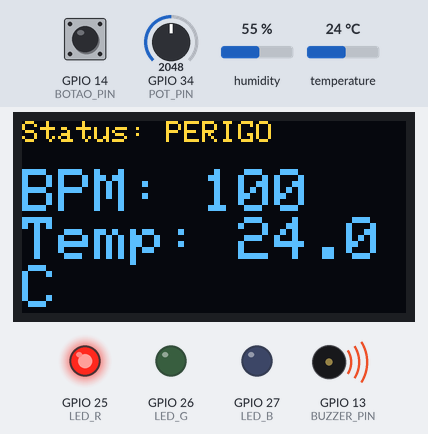
Bench run of a sketch on a simulated ESP32. Shown: 128×64 one-colour display, output pins drawn as LEDs (lit = HIGH), buzzer (waves = sounding). The inputs (shaded band) are chosen by the test bench; at power-on: temperature 24 °C, GPIO 34 (POT_PIN) = 2048, GPIO 14 (BOTAO_PIN) HIGH, humidity 55 %. The OLED is the two-colour kind (top 16 rows yellow); WiFi joins after 1.5 s; servers stay silent unless stated; random numbers use the default seed unless the sketch sets one; no MQTT or app messages arrive unless stated; what the sketch prints to the serial monitor is not drawn.

Above: at 2.7 s.
2.8 s: temperature set to 34.6 °C
At 4.4 s:
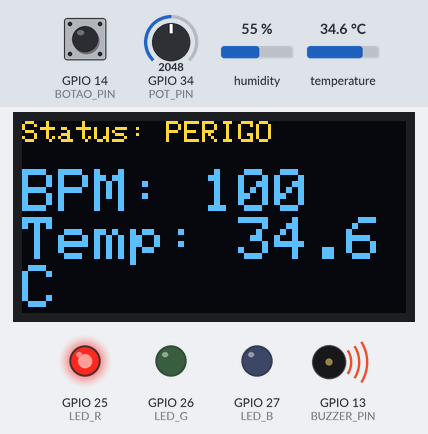
5.1 s: temperature set to 35.6 °C
At 6.5 s:
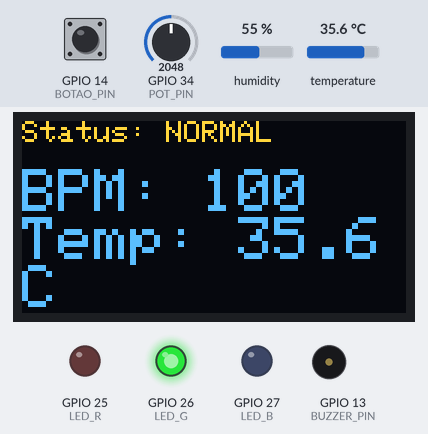
7.6 s: GPIO 34 (POT_PIN) set to 2153
At 8.8 s:
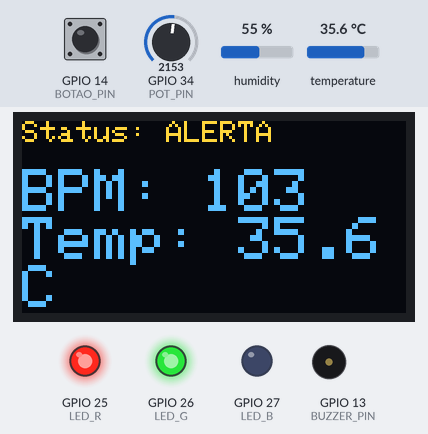
9.1 s: GPIO 14 (BOTAO_PIN) pulled LOW for 1 s
At 10.8 s:
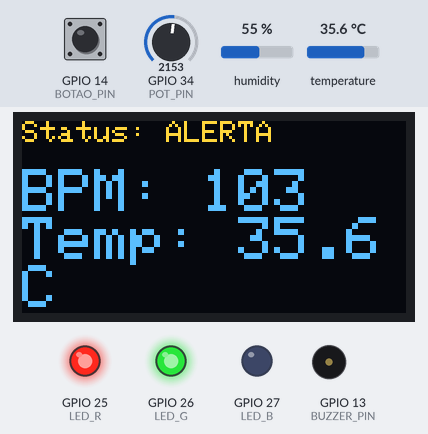
11.9 s: GPIO 34 (POT_PIN) set to 2047
At 13.1 s:
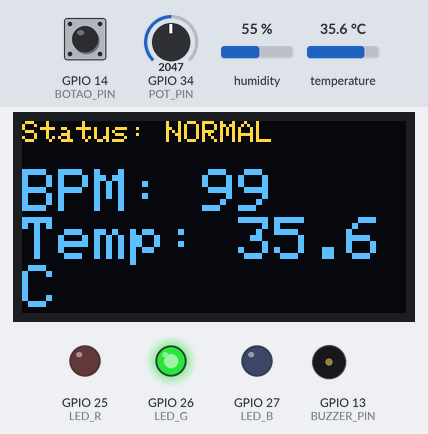
13.4 s: GPIO 14 (BOTAO_PIN) pulled LOW for 0.15 s
At 14.0 s:
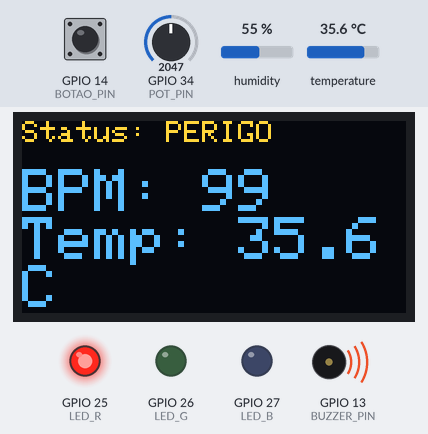
Timing chart, 0 to 16.4 s (numbered marks = the images above; inputs shaded):
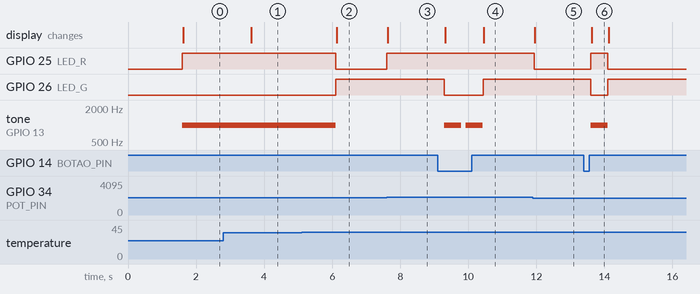

The sketch:

sketch.ino
```cpp
#include <WiFi.h>
#include <WiFiClientSecure.h> // Biblioteca para conexão segura (TLS)
#include <PubSubClient.h>
#include <Wire.h>
#include <Adafruit_GFX.h>
#include <Adafruit_SSD1306.h>
#include <DHT.h>
#include <ArduinoJson.h>

const char* ssid = "Wokwi-GUEST";
const char* password = "";

// Configurações do HiveMQ Cloud Privado
const char* mqtt_server = "4ffe8925948f46d5883ca30dad59a71f.s1.eu.hivemq.cloud";
const int mqtt_port = 8883;
const char* mqtt_user = "user1";
const char* mqtt_pass = "Fiapiot2026";

// Instancia o cliente seguro
WiFiClientSecure espClient;
PubSubClient client(espClient);

// Pinos
#define DHTPIN 15
#define DHTTYPE DHT22
#define POT_PIN 34       // Simula Batimentos
#define BOTAO_PIN 14     // Botão de pânico
#define BUZZER_PIN 13    // Motor de vibração
#define LED_R 25
#define LED_G 26
#define LED_B 27

// Display OLED
#define SCREEN_WIDTH 128
#define SCREEN_HEIGHT 64
Adafruit_SSD1306 display(SCREEN_WIDTH, SCREEN_HEIGHT, &Wire, -1);
DHT dht(DHTPIN, DHTTYPE);

unsigned long lastMsg = 0;
bool panicoAtivo = false;

void setup() {
  Serial.begin(115200);

  pinMode(BOTAO_PIN, INPUT_PULLUP);
  pinMode(BUZZER_PIN, OUTPUT);
  pinMode(LED_R, OUTPUT);
  pinMode(LED_G, OUTPUT);
  pinMode(LED_B, OUTPUT);

  dht.begin();

  if(!display.begin(SSD1306_SWITCHCAPVCC, 0x3C)) {
    Serial.println("Falha no display OLED");
    for(;;);
  }
  display.clearDisplay();
  display.setTextColor(WHITE);

  setup_wifi();

  espClient.setInsecure();

  client.setServer(mqtt_server, mqtt_port);
}

void setup_wifi() {
  delay(10);
  Serial.println();
  Serial.print("Conectando a ");
  Serial.println(ssid);
  WiFi.begin(ssid, password);
  while (WiFi.status() != WL_CONNECTED) {
    delay(500);
    Serial.print(".");
  }
  Serial.println("\nWiFi conectado!");
}

void reconnect() {
  while (!client.connected()) {
    String clientId = "GS_Espaco_Turista_";
    clientId += String(random(0xffff), HEX);
    Serial.print("Tentando conexao MQTT...");

    // Conecta passando o usuário e senha do HiveMQ Cloud
    if (client.connect(clientId.c_str(), mqtt_user, mqtt_pass)) {
      Serial.println("Conectado com sucesso!");
    } else {
      Serial.print("Falha, rc=");
      Serial.print(client.state());
      Serial.println(" Tentando novamente em 5 segundos");
      delay(5000);
    }
  }
}

void setCorLed(int r, int g, int b) {
  digitalWrite(LED_R, r > 0 ? HIGH : LOW);
  digitalWrite(LED_G, g > 0 ? HIGH : LOW);
  digitalWrite(LED_B, b > 0 ? HIGH : LOW);
}

void loop() {
  if (!client.connected()) {
    reconnect();
  }
  client.loop();

  // Leitura do Botão de Pânico
  if (digitalRead(BOTAO_PIN) == LOW) {
    panicoAtivo = true;
    String panicoMsg = "{\"alerta_medico\": true, \"mensagem\": \"PÂNICO ACIONADO\"}";
    client.publish("gs/espaco/turismo/panico", panicoMsg.c_str());
    delay(200); // Debounce
  } else {
    panicoAtivo = false;
  }

  unsigned long now = millis();
  if (now - lastMsg > 500) {
    lastMsg = now;

    float t = dht.readTemperature();
    float h = dht.readHumidity();
    int potValue = analogRead(POT_PIN);

    int bpm = map(potValue, 0, 4095, 40, 160);

    String estado = "NORMAL";
    String cor = "VERDE";

    if (panicoAtivo || bpm > 130 || bpm < 50 || t > 38.5 || t < 35.0) {
      setCorLed(255, 0, 0); // Vermelho
      tone(BUZZER_PIN, 1000, 500); // Apita Buzzer (Vibração)
      estado = "PERIGO";
      cor = "VERMELHO";
    }
    else if (bpm > 100 || t > 37.5) {
      setCorLed(255, 255, 0); // Amarelo
      noTone(BUZZER_PIN);
      estado = "ALERTA";
      cor = "AMARELO";
    }
    else {
      setCorLed(0, 255, 0); // Verde
      noTone(BUZZER_PIN);
    }

    // Atualiza Display OLED
    display.clearDisplay();
    display.setTextSize(1);
    display.setCursor(0,0);
    display.print("Status: "); display.println(estado);
    display.println(" ");
    display.setTextSize(2);
    display.print("BPM: "); display.println(bpm);
    display.print("Temp: "); display.print(t, 1); display.println("C");
    display.display();

    // Cria JSON e Publica via MQTT
    StaticJsonDocument<200> docSensores;
    docSensores["temperatura"] = t;
    docSensores["umidade"] = h;
    docSensores["bpm"] = bpm;
    char bufferSensores[256];
    serializeJson(docSensores, bufferSensores);
    client.publish("gs/espaco/turismo/sensores", bufferSensores);

    StaticJsonDocument<200> docStatus;
    docStatus["estado"] = estado;
    docStatus["cor_led"] = cor;
    char bufferStatus[256];
    serializeJson(docStatus, bufferStatus);
    client.publish("gs/espaco/turismo/status", bufferStatus);
  }
}
```

Measured:
- the behaviour switches between 34.9 and 35 °C on temperature (found by bisection; images 1 and 2)
- the behaviour switches between 2081 and 2082 on GPIO 34 (POT_PIN) (found by bisection; images 2 and 3)
- after the input at 2.8 s, the display: changes after 0.83 s (image 1)
- after the input at 5.1 s, GPIO 25 (LED_R): HIGH → LOW after 1.0 s; GPIO 26 (LED_G): LOW → HIGH after 1.0 s; tone on GPIO 13 (BUZZER_PIN): 1000 Hz → silent after 1.0 s; the display: changes after 1.0 s (image 2)
- after the input at 7.6 s, GPIO 25 (LED_R): LOW → HIGH at once; the display: changes at once (image 3)
- after the input at 9.1 s, GPIO 26 (LED_G): HIGH → LOW after 0.20 s, → HIGH 1.1 s later; tone on GPIO 13 (BUZZER_PIN): alternates 1000 Hz for 0.50 s and silent for 0.13 s, 4 changes in all, then stays silent, starting after 0.20 s; the display: first changes after 0.23 s (image 4 shows a later state)
- after the input at 11.9 s, GPIO 25 (LED_R): HIGH → LOW at once; the display: changes after 0.06 s (image 5)
- after the input at 13.4 s, GPIO 25 (LED_R): LOW → HIGH after 0.20 s, → LOW 0.50 s later; GPIO 26 (LED_G): HIGH → LOW after 0.20 s, → HIGH 0.50 s later; tone on GPIO 13 (BUZZER_PIN): silent → 1000 Hz after 0.20 s, → silent 0.50 s later; the display: changes after 0.23 s (image 6)
